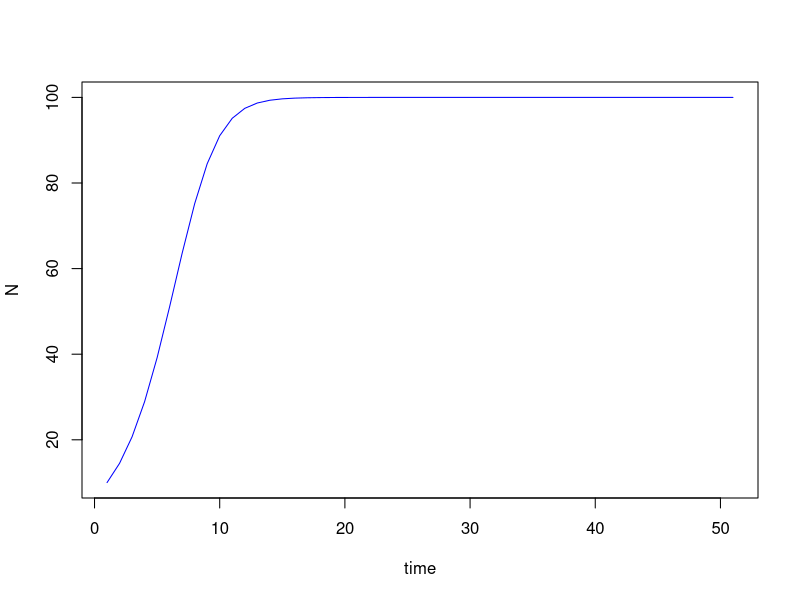
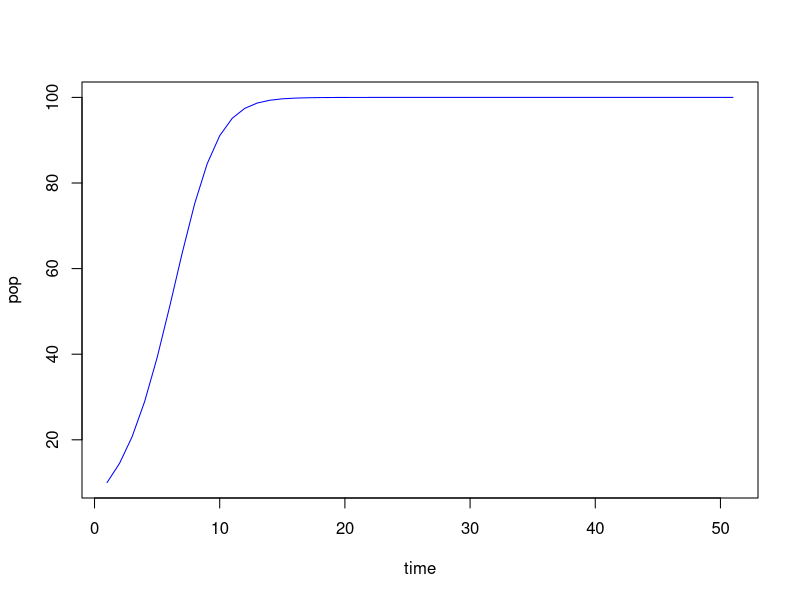
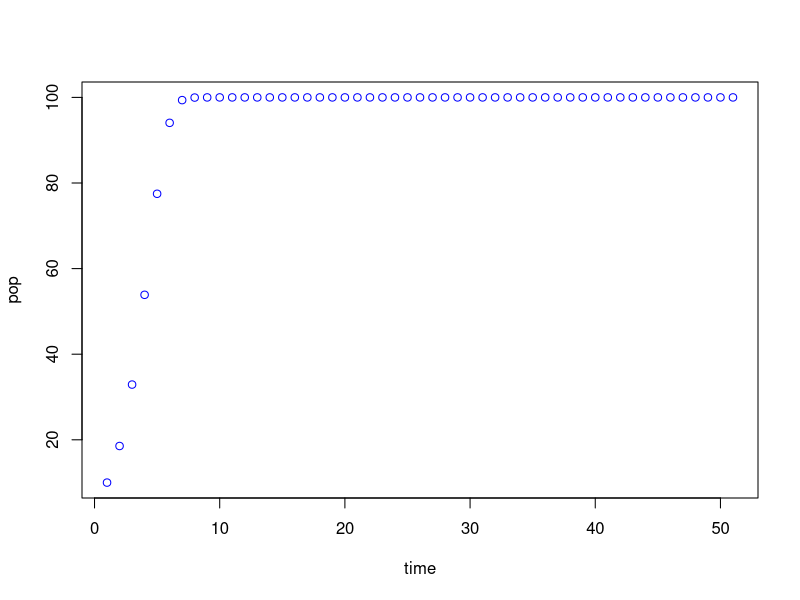
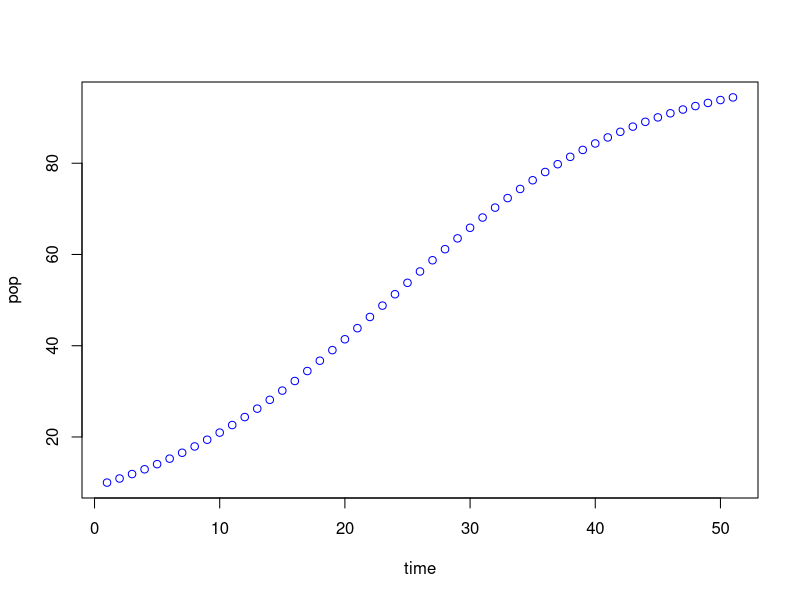
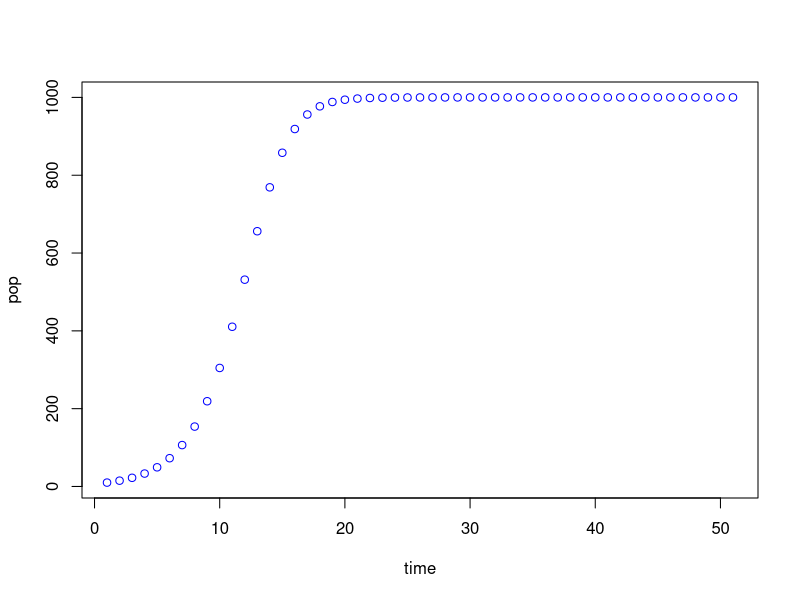
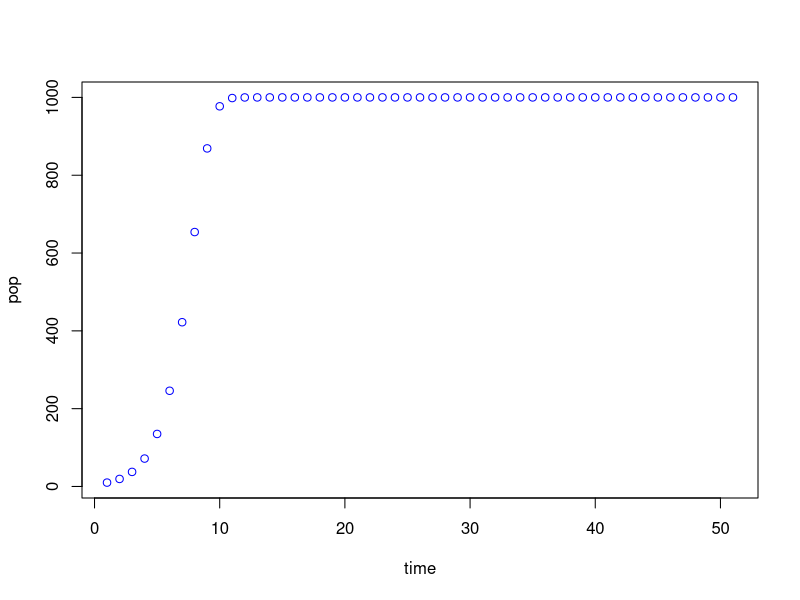

These charts were generated, in order, by the following R code:
# a model for discrete logistic growth
N0=10
rr=.5
KK=100
ttMax=50
NN <- matrix(NA, nrow=1, ncol=(ttMax+1))
NN[1] <- N0
for(tt in (1:ttMax)){
  NN[tt+1] <- NN[tt]*(1+rr*(1-NN[tt]/KK))
  }
print(NN)
plot(1:(ttMax+1), NN, xlab="time", ylab="N", type="l", col="blue")

# Exercise 3.3.1
# convert the script into a function and plot it
discreteLogisticFun <- function(N0, rr, KK, ttMax){
  NN <- matrix(NA, nrow=1, ncol=ttMax+1)
  NN[1] <- N0
  for(tt in 1:ttMax){
    NN[tt+1] <- NN[tt]*(1+rr*(1-NN[tt]/KK))
  }
  plot(1:(ttMax+1), NN, xlab="time", ylab="pop", col="blue", type="l")
}
# the plot function MUST go in the function
  
discreteLogisticFun(N0=10, rr=0.5, KK=100, ttMax=50)

# try the function with different values for rr
rr=.95
KK=100
ttMax=50
NN <- matrix(NA, nrow=1, ncol=(ttMax+1))
NN[1] <- N0
for(tt in (1:ttMax)){NN[tt+1] <- NN[tt]*(1+(rr*(1-(NN[tt]/KK))))}
print(NN)
discreteLogisticFun <- function(N0, rr, KK, ttMax){NN <- matrix(NA, nrow=1, ncol=(ttMax+1)); NN[1] <- N0; for(tt in (1:ttMax)){NN[tt+1] <- NN[tt]*(1+(rr*(1-(NN[tt]/KK))))}}
discreteLogisticFun(N0=10, rr=0.95, KK=100, ttMax=50)
plot(1:(ttMax+1), NN, xlab="time", ylab="pop", col="blue")

rr=.10
KK=100
ttMax=50
NN <- matrix(NA, nrow=1, ncol=(ttMax+1))
NN[1] <- N0
for(tt in (1:ttMax)){NN[tt+1] <- NN[tt]*(1+(rr*(1-(NN[tt]/KK))))}
print(NN)
discreteLogisticFun <- function(N0, rr, KK, ttMax){NN <- matrix(NA, nrow=1, ncol=(ttMax+1)); NN[1] <- N0; for(tt in (1:ttMax)){NN[tt+1] <- NN[tt]*(1+(rr*(1-(NN[tt]/KK))))}}
discreteLogisticFun(N0=10, rr=0.10, KK=100, ttMax=50)
plot(1:(ttMax+1), NN, xlab="time", ylab="pop", col="blue")

# the higher rr is the steeper the curve and quicker the population reaches carrying capacity

# with a different KK
rr=.5
KK=1000
ttMax=50
NN <- matrix(NA, nrow=1, ncol=(ttMax+1))
NN[1] <- N0
for(tt in (1:ttMax)){NN[tt+1] <- NN[tt]*(1+(rr*(1-(NN[tt]/KK))))}
print(NN)
discreteLogisticFun <- function(N0, rr, KK, ttMax){NN <- matrix(NA, nrow=1, ncol=(ttMax+1)); NN[1] <- N0; for(tt in (1:ttMax)){NN[tt+1] <- NN[tt]*(1+(rr*(1-(NN[tt]/KK))))}}
discreteLogisticFun(N0=10, rr=0.5, KK=1000, ttMax=50)
plot(1:(ttMax+1), NN, xlab="time", ylab="pop", col="blue")

rr=.95
KK=1000
ttMax=50
NN <- matrix(NA, nrow=1, ncol=(ttMax+1))
NN[1] <- N0
for(tt in (1:ttMax)){NN[tt+1] <- NN[tt]*(1+(rr*(1-(NN[tt]/KK))))}
print(NN)
discreteLogisticFun <- function(N0, rr, KK, ttMax){NN <- matrix(NA, nrow=1, ncol=(ttMax+1)); NN[1] <- N0; for(tt in (1:ttMax)){NN[tt+1] <- NN[tt]*(1+(rr*(1-(NN[tt]/KK))))}}
discreteLogisticFun(N0=10, rr=0.95, KK=1000, ttMax=50)
plot(1:(ttMax+1), NN, xlab="time", ylab="pop", col="blue")

# Exercise 3.3.2
NO = 10
KK = 100
rrVec <- c(-0.3, 0.3, 1.3, 1.9, 2.2, 2.7)
par(mfrow = c(2,3))
for(ii in 1:length(rrVec)) {
  discreteLogisticFun(N0=10, rr=ii, KK=100, ttMax=50)
}
